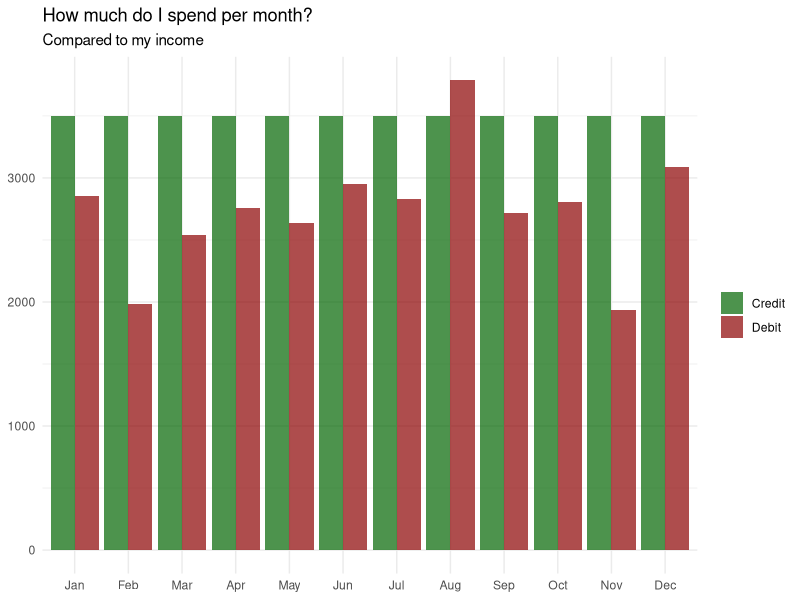
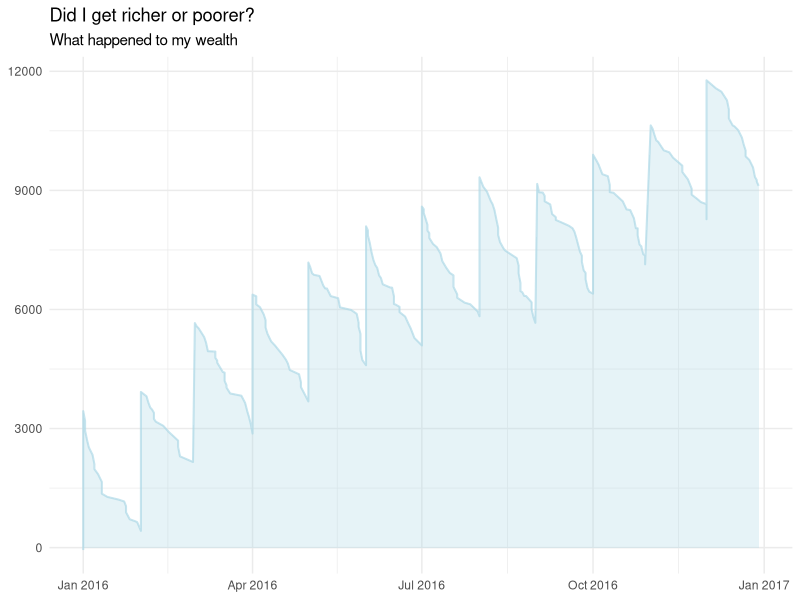
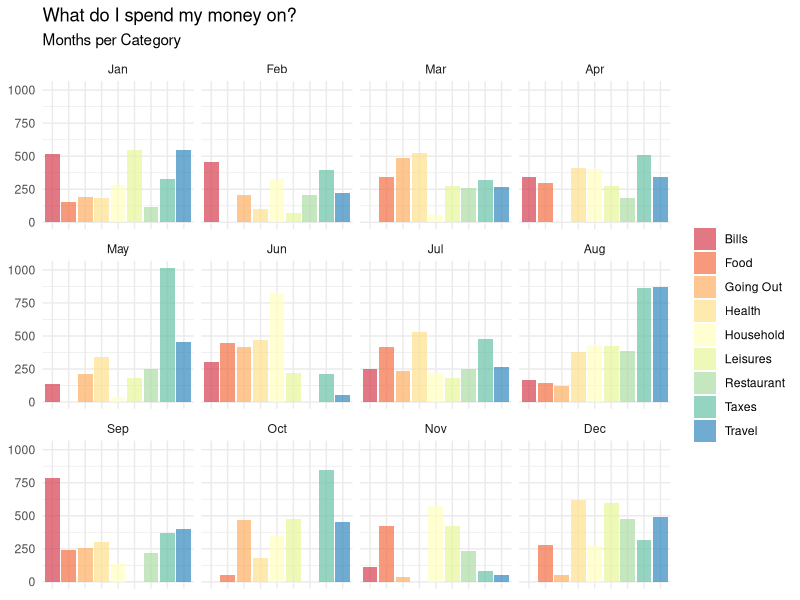
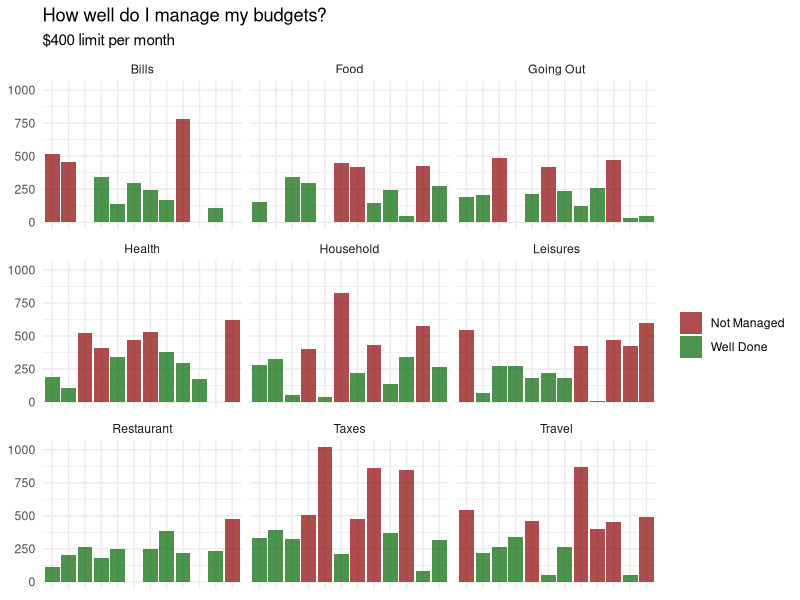
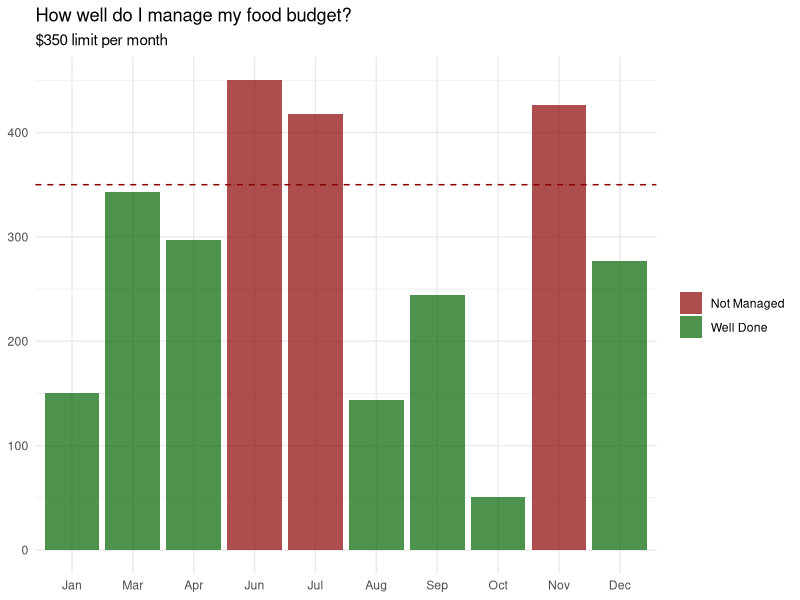
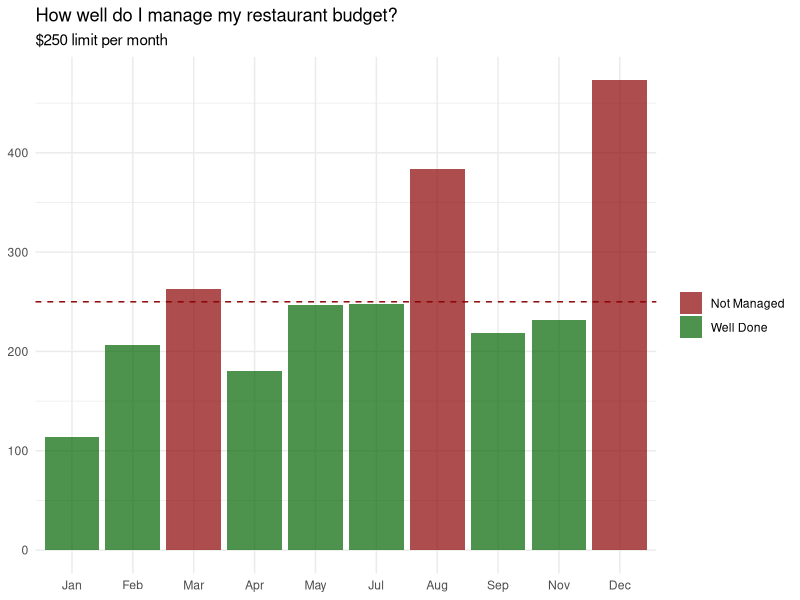

The R source for these figures, in order:
## ---- chunk 1
knitr::opts_chunk$set(collapse = TRUE)

library(lubridate)
library(plyr)
library(dplyr)
library(ggplot2)
## ---- chunk 2
generatedebit <- function(n = 10, start = '2016/01/01', end = '2016/12/31') {
  # Define function that automatically generates debits
  df <- data.frame(Days = sort(sample(seq(as.Date(start), as.Date(end), by = "day"),
                                     n, replace = TRUE)),
                  Description = sample(c("Debit Card", "Credit Card", "Direct Debit", "Transfer"),
                                       n, replace = TRUE, prob = c(.75, .15, .05, .05)),
                  Category = sample(c("Food", "Restaurant", "Travel",
                                      "Going Out", "Health", "Household",
                                      "Taxes", "Bills", "Leisures"),
                                    n, replace = TRUE),
                  Payee = sample(LETTERS[1:20], n, replace = TRUE),
                  Tag = sample(c("Red", "Green", "Blue", NA),
                               n, replace = TRUE, prob = c(.05, .15, .1, .7)),
                  Account = sample(c("Barclays", "HSBC"),
                                   n, replace = TRUE, prob = c(.8, .2)),
                  Amount = sample(-250:-1, n, replace = TRUE))

  return(df)
}
## ---- chunk 3
generatedebit()
## ---- chunk 4
generatecredit <- function(n = 12, amount = 3500, start = '2016/01/01', end = '2016/12/31') {
  # Define function that automatically generates credits
  df <- data.frame(Days = sort(sample(seq(as.Date(start), as.Date(end), by = "month"),
                                     n, replace = FALSE)),
                  Description = rep("Transfer", n, replace = TRUE),
                  Category = rep("Salary", n, replace = TRUE),
                  Payee = rep("Kawa&Co.", n, replace = TRUE),
                  Tag = rep("Hooray", n, replace = TRUE),
                  Account = rep("Barclays", n, replace = TRUE),
                  Amount = rep(amount, n, replace = TRUE))

  return(df)
}
## ---- chunk 5
generatecredit()
## ---- chunk 6
# Use both function to generate financial year
drCr <- rbind(generatedebit(250), generatecredit(12))

# And organize complete report by day
drCr <- drCr[order(drCr[, 1]), ]
## ---- chunk 7
drCr$Month <- month(drCr$Days, label = TRUE, abbr = TRUE)
## ---- chunk 8
drCr$CorD <- ifelse(drCr$Amount > 0, "Credit", "Debit")
## ---- chunk 9
drCr %>%
  ddply(.(Month, CorD), summarise,
        Amount = sum(abs(Amount))) %>%
  ggplot(aes(x = Month, y = Amount, fill = CorD)) +
  geom_bar(stat = "identity", alpha = .7, position = position_dodge()) +
  theme_minimal() +
  scale_fill_manual(values = c("darkgreen", "darkred")) +
  labs(x = NULL, y = NULL,
       title = "How much do I spend per month?",
       subtitle = "Compared to my income") +
  theme(legend.title = element_blank())
## ---- chunk 10
drCr$Saving <- drCr$Amount

for(i in 1:length(drCr$Days)-1) {
    drCr[i+1, 'Saving'] <- sum(drCr[i, 'Saving'], drCr[i+1, 'Saving'])
    i = i+1
    }
## ---- chunk 11
drCr %>%
  ggplot(aes(Days, Saving)) +
  theme_minimal() +
  geom_line(size = .7, alpha = .7, color = "lightblue") +
  geom_ribbon(aes(ymin = 0, ymax = Saving), fill = "lightblue", alpha = .3) +
  labs(x = NULL, y = NULL,
       title = "Did I get richer or poorer?",
       subtitle = "What happened to my wealth")
## ---- chunk 12
subset(drCr, CorD != "Credit") %>%
  ddply(.(Month, Category), summarise,
        Amount = sum(abs(Amount))) %>%
  ggplot(aes(x = Category, y = Amount, fill = Category)) +
  geom_bar(stat = "identity", alpha = .7, position = position_dodge()) +
  theme_minimal() +
  scale_fill_brewer(palette = "Spectral") +
  labs(x = NULL, y = NULL,
       title = "What do I spend my money on?",
       subtitle = "Months per Category") +
  theme(legend.title = element_blank(), axis.text.x = element_blank()) +
  facet_wrap(~Month, ncol = 4)
## ---- chunk 13
subset(drCr, CorD != "Credit") %>%
  ddply(.(Month, Category), summarise,
        Amount = sum(abs(Amount)),
        GorN = ifelse(sum(abs(Amount)) < 400, "Well Done", "Not Managed")) %>%
  ggplot(aes(x = Month, y = Amount, fill = GorN)) +
  geom_bar(stat = "identity", alpha = .7, position = position_dodge()) +
  theme_minimal() +
  scale_fill_manual(values = c("darkred", "darkgreen")) +
  labs(x = NULL, y = NULL,
       title = "How well do I manage my budgets?",
       subtitle = "$400 limit per month") +
  theme(legend.title = element_blank(), axis.text.x = element_blank()) +
  facet_wrap(~Category, ncol = 3)
## ---- chunk 14
plotbudget <- function(bud = 'Bills', lim = 250) {
  # Define function that automatically plots budgets
  bud <- subset(drCr, Category == paste(bud)) %>%
    ddply(.(Month), summarise,
          Amount = sum(abs(Amount)),
          GorN = ifelse(sum(abs(Amount)) < lim, "Well Done", "Not Managed")) %>%
    ggplot(aes(x = Month, y = Amount, fill = GorN)) +
    geom_bar(stat = "identity", alpha = .7, position = position_dodge()) +
    theme_minimal() +
    scale_fill_manual(values = c("darkred", "darkgreen")) +
    geom_hline(aes(yintercept = lim), colour = "darkred", linetype = "dashed") +
    labs(x = NULL, y = NULL,
         title = paste("How well do I manage my", tolower(bud), "budget?"),
         subtitle = paste("$", lim, " limit per month", sep = "")) +
    theme(legend.title = element_blank())

  return(bud)
}
## ---- chunk 15
plotbudget("Food", 350); plotbudget("Restaurant", 250)
